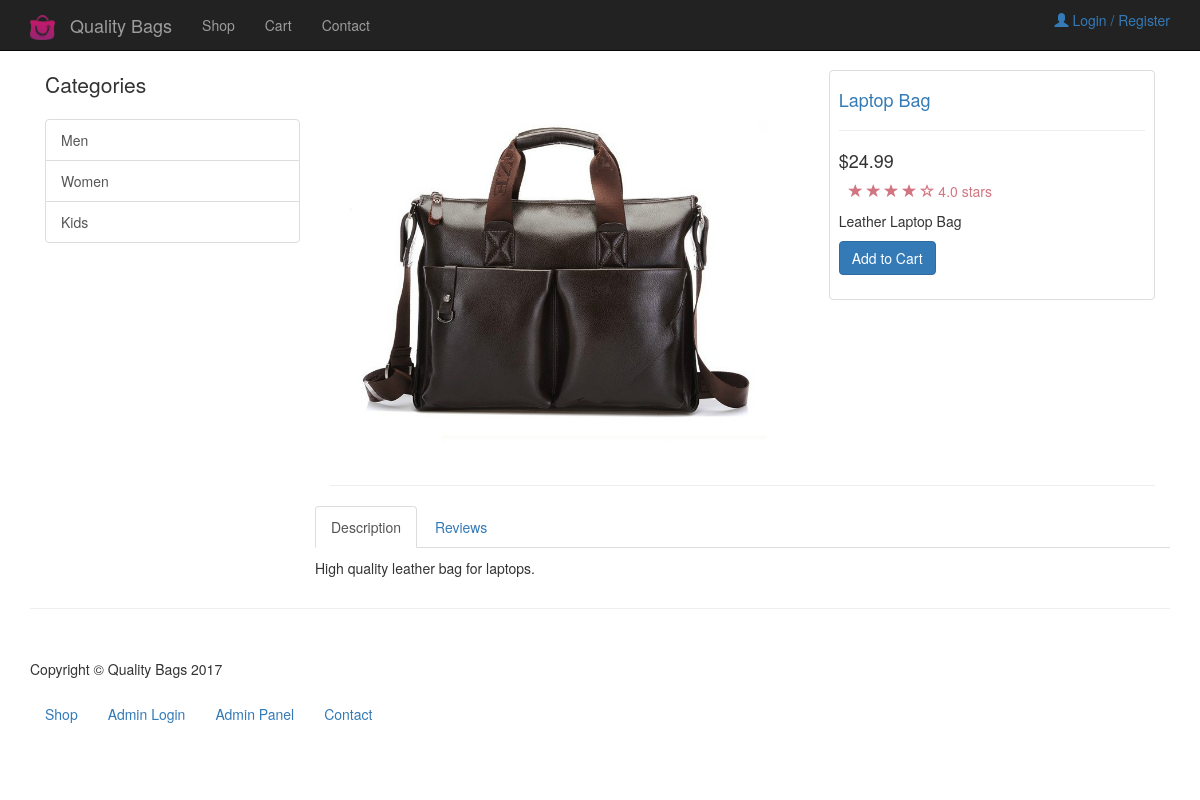
Page /item.php?id=1 on the committed database.
### tables this page shows
CREATE TABLE IF NOT EXISTS `categories` (
  `cat_id` int(11) NOT NULL AUTO_INCREMENT,
  `cat_title` varchar(255) NOT NULL,
  PRIMARY KEY (`cat_id`)
);

CREATE TABLE IF NOT EXISTS `products` (
  `product_id` int(11) NOT NULL AUTO_INCREMENT,
  `product_title` varchar(255) NOT NULL,
  `product_category_id` int(11) NOT NULL,
  `product_supplier_id` int(11) NOT NULL,
  `product_price` float NOT NULL,
  `product_quantity` int(11) NOT NULL,
  `short_desc` text NOT NULL,
  `product_description` text NOT NULL,
  `product_image` varchar(255) NOT NULL,
  PRIMARY KEY (`product_id`)
);

### public/item.php (the view, shortened to what this page needs)
<?php include(TEMPLATE_FRONT . DS . "header.php" ) ?>
<div class="container">
    <?php include(TEMPLATE_FRONT . DS . "side_nav.php" ) ?>
    <?php
$query =  query("SELECT * FROM products WHERE product_id = " .escape_string($_GET['id']) . " " );
while ($row = fetch_array($query)):
    ?>
<div class="col-md-9">
<div class="row">
    <div class="col-md-7">
       <img class="img-responsive" src="../resources/<?php echo display_image($row['product_image']); ?>" alt="">
    </div>
    <div class="col-md-5">
        <div class="thumbnail">
    <div class="caption-full">
        <h4><a href="#"><?php echo $row['product_title']; ?></a> </h4>
        <hr>
        <h4 class=""><?php echo "&#36;" . $row['product_price']; ?></h4>
    <div class="ratings">
        <p>
            <span class="glyphicon glyphicon-star"></span>
            <span class="glyphicon glyphicon-star"></span>
            <span class="glyphicon glyphicon-star"></span>
            <span class="glyphicon glyphicon-star"></span>
            <span class="glyphicon glyphicon-star-empty"></span>
            4.0 stars
        </p>
    </div>
        <p><?php echo $row['short_desc']; ?></p>
    <form action="">
        <div class="form-group">
            <a href="../resources/cart.php?add=<?php echo $row['product_id'] ?>" class="btn btn-primary">Add to Cart</a>
        </div>
    </form>
    </div>
</div>
</div>
</div>
        <hr>
<div class="row">
<div role="tabpanel">
  <ul class="nav nav-tabs" role="tablist">
    <li role="presentation" class="active"><a href="#home" aria-controls="home" role="tab" data-toggle="tab">Description</a></li>
    <li role="presentation"><a href="#profile" aria-controls="profile" role="tab" data-toggle="tab">Reviews</a></li>
  </ul>
  <div class="tab-content">
    <div role="tabpanel" class="tab-pane active" id="home">
    <p><?php echo $row['product_description']; ?></p>
    </div>
 </div>
</div>
</div>
</div>
    <?php endwhile; ?>
</div>
<?php include(TEMPLATE_FRONT . DS . "footer.php" ) ?>

### resources/functions.php (shortened to what this page needs)
<?php
$upload_directory = "uploads";
function query($sql) {
    global $connection;
    return mysqli_query($connection, $sql);
}
function escape_string($string){
    global $connection;
    return mysqli_real_escape_string($connection, $string);
}
function fetch_array($result){
    return mysqli_fetch_array($result);
}
function get_categories(){
    $query = query("SELECT * FROM categories");
    while ($row = fetch_array($query)){
        $categories_links = <<<DELIMETER
        <a href='category.php?id={$row['cat_id']}' class='list-group-item'>{$row['cat_title']}</a>
DELIMETER;
        echo $categories_links;
    }
}
function display_image($picture){
    global $upload_directory;
    return $upload_directory . DS . $picture;
}
?>

### public/css/shop-homepage.css (style rules this page uses)
body { padding-top: 70px; }
.ratings { padding-right: 10px; padding-left: 10px; color: #d17581; }
.thumbnail { padding: 0; }
.thumbnail .caption-full { padding: 9px; color: #333; }

### rows in the picture
categories: cat_title "Men"
categories: cat_title "Women"
categories: cat_title "Kids"
products: product_image (picture), product_title "Laptop Bag", product_price "24.99", short_desc "Leather Laptop Bag", product_description "High quality leather bag for laptops."
